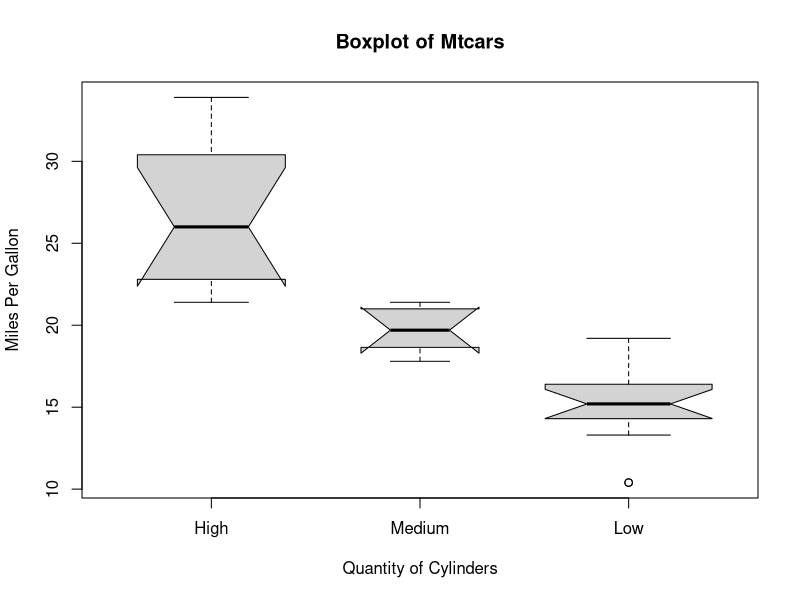

Write R code to recreate this figure.
data = mtcars  
boxplot(mpg ~ cyl, data = mtcars,   
        xlab = "Quantity of Cylinders",  
        ylab = "Miles Per Gallon",   
        main = "Boxplot of Mtcars",  
        notch = TRUE,   
        varwidth = TRUE,   
        ccol = c("green","yellow","red"),  
        names = c("High","Medium","Low")  
)
